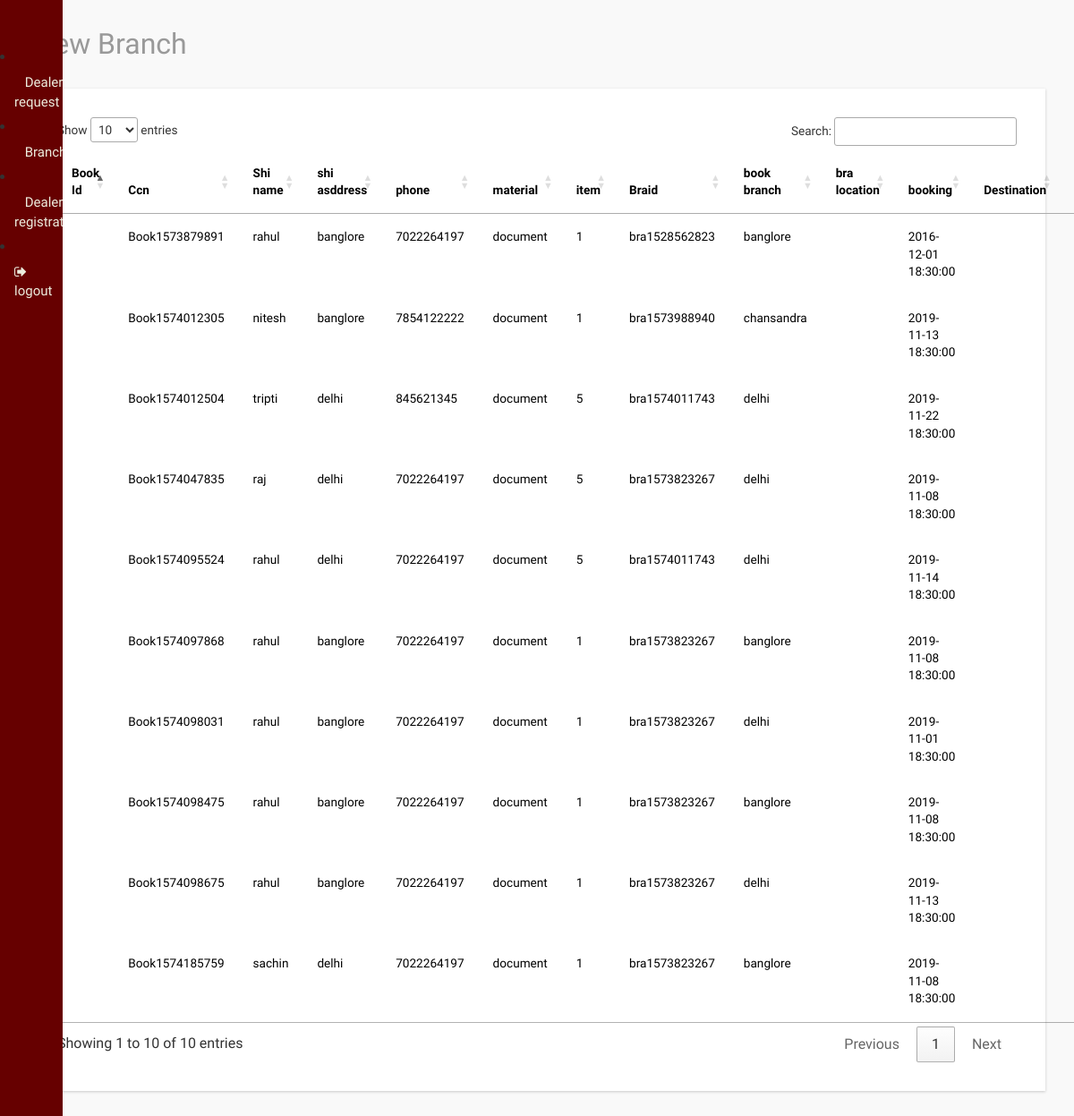
The app's page /admin/view_consignment.php with its own data.
### tables this page shows
CREATE TABLE `consignment` (
  `id` int(11) NOT NULL,
  `shippername` text NOT NULL,
  `shipperasddress` varchar(20) NOT NULL,
  `phone` text NOT NULL,
  `material_descrption` text NOT NULL,
  `no_of_item` int(20) NOT NULL,
  `branch_id` text NOT NULL,
  `booked_at_branch` text NOT NULL,
  `date_of_booking` timestamp NOT NULL DEFAULT current_timestamp() ON UPDATE current_timestamp(),
  `shipment_charge` text NOT NULL,
  `total_weight` text NOT NULL,
  `reciver_name` text NOT NULL,
  `reciver_address` varchar(20) NOT NULL,
  `reciver_phone` text NOT NULL,
  `ccn` text NOT NULL
);

### admin/view_consignment.php (the view, shortened to what this page needs)
<?php
include('header.php');
include('../connection.php');
?>
<link rel="stylesheet" href="http://cdn.datatables.net/1.10.2/css/jquery.dataTables.min.css"></style>
<div id="page-wrapper">
  <div class="graphs">
    <h3 class="blank1">View Branch</h3>
    <div class="xs tabls">
      <div class="bs-example4" data-example-id="contextual-table">
        <table class="table table-hover" id="example" class="display" width="100%" cellspacing="0">
          <thead>
            <tr>
            <th>Book Id</th>
            <th>Ccn</th>
              <th>Shi name</th>
              <th>shi asddress</th>
              <th>phone</th>
              <th>material</th>
              <th>item</th>
              <th>Braid</th>
              <th>book branch</th>
              <th>bra location</th>
              <th> booking</th>
              <th>Destination</th>
              <th>charge</th>
            </tr>
          </thead>
          <tbody>
          <?php
            $sql="Select * from consignment";
            $res=mysqli_query($conn,$sql);
            while($ros=mysqli_fetch_array($res))
            {
              ?>
          <tr>
             <td><?php echo $ros['booking_id'];?></td>
             <td><?php echo $ros['ccn'];?></td>
            <td><?php echo $ros['shippername'];?></td>
            <td><?php echo $ros['shipperasddress'];?></td>
            <td><?php echo $ros['phone'];?></td>
            <td><?php echo $ros['material_descrption'];?></td>
            <td><?php echo $ros['no_of_item'];?></td>
            <td><?php echo $ros['branch_id'];?></td>
             <td><?php echo $ros['booked_at_branch'];?></td>
            <td><?php echo $ros['branchlocation'];?></td>
            <td><?php echo $ros['date_of_booking'];?></td>
            <td><?php echo $ros['destination'];?></td>
            <td><?php echo $ros['shipment_charge'];?></td>
          </tr>
          <?php
        }
        ?>
          </tbody>
        </table>
      </div>
    </div>
  </div>
</div>

### records on screen
consignment: ccn "Book1573879891", shippername "rahul", shipperasddress "banglore", phone "7022264197", material_descrption "document", no_of_item "1", branch "bra1528562823", booked_at_branch "banglore", date_of_booking "2016-12-01 18:30:00"
consignment: ccn "Book1574012305", shippername "nitesh", shipperasddress "banglore", phone "7854122222", material_descrption "document", no_of_item "1", branch "bra1573988940", booked_at_branch "chansandra", date_of_booking "2019-11-13 18:30:00"
consignment: ccn "Book1574012504", shippername "tripti", shipperasddress "delhi", phone "845621345", material_descrption "document", no_of_item "5", branch "bra1574011743", booked_at_branch "delhi", date_of_booking "2019-11-22 18:30:00"
consignment: ccn "Book1574047835", shippername "raj", shipperasddress "delhi", phone "7022264197", material_descrption "document", no_of_item "5", branch "bra1573823267", booked_at_branch "delhi", date_of_booking "2019-11-08 18:30:00"
consignment: ccn "Book1574095524", shippername "rahul", shipperasddress "delhi", phone "7022264197", material_descrption "document", no_of_item "5", branch "bra1574011743", booked_at_branch "delhi", date_of_booking "2019-11-14 18:30:00"
consignment: ccn "Book1574097868", shippername "rahul", shipperasddress "banglore", phone "7022264197", material_descrption "document", no_of_item "1", branch "bra1573823267", booked_at_branch "banglore", date_of_booking "2019-11-08 18:30:00"
consignment: ccn "Book1574098031", shippername "rahul", shipperasddress "banglore", phone "7022264197", material_descrption "document", no_of_item "1", branch "bra1573823267", booked_at_branch "delhi", date_of_booking "2019-11-01 18:30:00"
consignment: ccn "Book1574098475", shippername "rahul", shipperasddress "banglore", phone "7022264197", material_descrption "document", no_of_item "1", branch "bra1573823267", booked_at_branch "banglore", date_of_booking "2019-11-08 18:30:00"
consignment: ccn "Book1574098675", shippername "rahul", shipperasddress "banglore", phone "7022264197", material_descrption "document", no_of_item "1", branch "bra1573823267", booked_at_branch "delhi", date_of_booking "2019-11-13 18:30:00"
consignment: ccn "Book1574185759", shippername "sachin", shipperasddress "delhi", phone "7022264197", material_descrption "document", no_of_item "1", branch "bra1573823267", booked_at_branch "banglore", date_of_booking "2019-11-08 18:30:00"
